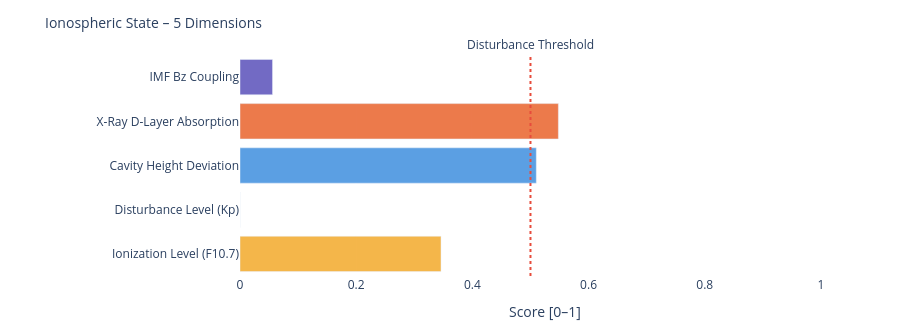

Notebook code for this chart:
### Markdown cell above
---
### 📐 Systemic Insight: Geometric Cavity vs. Real Schumann Resonance

**Relevant for:** Layer 6 = delta analysis &nbsp;|&nbsp; Layer 7 = feature vector / system interpretation

A cavity height change from 80 km to 70 km shifts the **idealized geometric frequencies** only minimally:

| Modus | Aktuell | Referenz | Δ |
|-------|---------|----------|---|
| SR-1 | 10.4762 Hz | 10.4599 Hz | +16 mHz |
| SR-2 | 18.1452 Hz | 18.1171 Hz | +28 mHz |
| SR-3 | 25.6612 Hz | 25.6215 Hz | +40 mHz |
| SR-4 | 33.1285 Hz | 33.0772 Hz | +51 mHz |

The geometric effect is limited because 10 km is very small compared to Earth's radius (~6371 km).

**Consequence:** Real Schumann deviations are likely driven more strongly by **conductivity, damping, day/night structure, lightning distribution and source geometry** than by pure cavity height.

---

**Layer 6 compares:**
```
geometric Δ from Layer 4  vs.  observed Δ from real Schumann measurement data
```

**Layer 7 Feature:**
```
If real Δ >> geometric Δ  →  non-geometric factors dominant
```

### Code cell
# ============================================================
# IONOSPHERIC STATE – Summary gauge
# Five dimensions: ionization, disturbance, cavity height, X-Ray, Bz coupling
# ============================================================

def norm(v, lo, hi):
    if v is None: return None
    return round(max(0.0, min(1.0, (v - lo) / (hi - lo))), 3)

# Ionization level (F10.7 → F2-Layer)
ioniz = norm(f107_val, 60, 250)

# Disturbance level (Kp → E/F-Layer irregularities)
disturb = norm(kp_val, 0, 9)

# Cavity height deviation from reference (80 km)
h_dev = norm(abs(h_eff - 80), 0, 20)

# X-Ray ionization (D-Layer absorption)
xray_ioniz = None
if xray_now is not None:
    xray_ioniz = norm(math.log10(max(xray_now, 1e-9)) + 9, 0, 5)

# Bz coupling (southward Bz → stronger magnetosphere-ionosphere coupling)
bz_coupling = norm(-(bz_now or 0), -5, 30) if bz_now is not None else None

dims = [
    ('Ionization Level (F10.7)',    ioniz,      '#F2A623'),
    ('Disturbance Level (Kp)',      disturb,    '#7F77DD'),
    ('Cavity Height Deviation',     h_dev,      '#378ADD'),
    ('X-Ray D-Layer Absorption',    xray_ioniz, '#E85D24'),
    ('IMF Bz Coupling',             bz_coupling,'#534AB7'),
]

fig = go.Figure()
for name, val, col in dims:
    if val is not None:
        h = int(val * 20)
        bar = '█' * h + '░' * (20 - h)
        label = f'{name}:  {bar}  {val:.3f}'
    else:
        label = f'{name}:  {"─" * 20}  n/a'
    fig.add_trace(go.Bar(
        x=[val if val is not None else 0],
        y=[name],
        orientation='h',
        marker_color=col, opacity=0.82,
        showlegend=False
    ))

fig.add_vline(x=0.5, line_dash='dot', line_color='#e74c3c',
              annotation_text='Disturbance Threshold', annotation_position='top')
fig.update_layout(
    title=dict(text='Ionospheric State – 5 Dimensions', font=dict(size=14)),
    xaxis=dict(title='Score [0–1]', range=[0, 1.05]),
    height=330, plot_bgcolor='rgba(0,0,0,0)', paper_bgcolor='rgba(0,0,0,0)',
    margin=dict(l=240, r=50, t=55, b=40)
)
fig.show()

print(f'\nIonospheric state:')
for name, val, _ in dims:
    print(f'  {name:<35} {val:.3f}' if val is not None else f'  {name:<35} n/a')

### Figure 1 — Plotly figure (JSON) as saved in the notebook; plotly's stock layout.template omitted (floating-point values rounded to 4 significant figures)
{"data": [{"marker": {"color": "#F2A623"}, "opacity": 0.82, "orientation": "h", "showlegend": false, "type": "bar", "x": [0.346], "y": ["Ionization Level (F10.7)"]}, {"marker": {"color": "#7F77DD"}, "opacity": 0.82, "orientation": "h", "showlegend": false, "type": "bar", "x": [0.0], "y": ["Disturbance Level (Kp)"]}, {"marker": {"color": "#378ADD"}, "opacity": 0.82, "orientation": "h", "showlegend": false, "type": "bar", "x": [0.51], "y": ["Cavity Height Deviation"]}, {"marker": {"color": "#E85D24"}, "opacity": 0.82, "orientation": "h", "showlegend": false, "type": "bar", "x": [0.548], "y": ["X-Ray D-Layer Absorption"]}, {"marker": {"color": "#534AB7"}, "opacity": 0.82, "orientation": "h", "showlegend": false, "type": "bar", "x": [0.056], "y": ["IMF Bz Coupling"]}], "layout": {"annotations": [{"showarrow": false, "text": "Disturbance Threshold", "x": 0.5, "xanchor": "center", "xref": "x", "y": 1, "yanchor": "bottom", "yref": "y domain"}], "height": 330, "margin": {"b": 40, "l": 240, "r": 50, "t": 55}, "paper_bgcolor": "rgba(0,0,0,0)", "plot_bgcolor": "rgba(0,0,0,0)", "shapes": [{"line": {"color": "#e74c3c", "dash": "dot"}, "type": "line", "x0": 0.5, "x1": 0.5, "xref": "x", "y0": 0, "y1": 1, "yref": "y domain"}], "title": {"font": {"size": 14}, "text": "Ionospheric State – 5 Dimensions"}, "xaxis": {"range": [0, 1.05], "title": {"text": "Score [0–1]"}}}}
